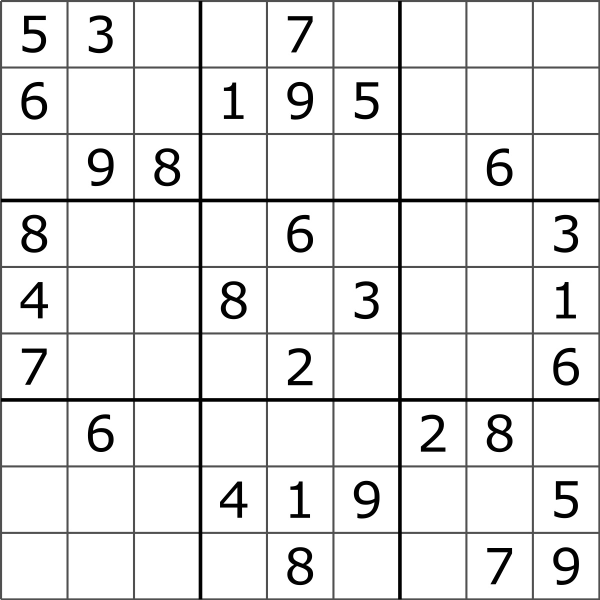
#> input picture Sudoku/Sudoku.jpg, 1200 x 1200 px, found by its file name (shown at 1/2 size)
$ jupyter execute --allow-errors OpenCV_Python.ipynb   (shell and % lines are left out)
#> lines starting #> are read from the running program, lines starting #| are printed output that depends on the picture; after the words box and inside, x2 and y2 are one past the last pixel; in counts of white or black regions, pixels touching at a corner belong together
### Image Blurring

[cell 1]
import cv2
import numpy as np
from matplotlib import pyplot as plt

img = cv2.imread('test_images\Sudoku.jpg')
#> img is the input picture: shape (1200, 1200, 3); min 0, max 255, mean 231.9

kernel = np.ones((5,5),np.float32)/25
dst = cv2.filter2D(img,-1,kernel)

plt.subplot(121),plt.imshow(img),plt.title('Original')
plt.xticks([]), plt.yticks([])
plt.subplot(122),plt.imshow(dst),plt.title('Averaging')
plt.xticks([]), plt.yticks([])
plt.show()

[cell 2]
#Project 1에 나오는 함수
def hough_lines(img, rho, theta, threshold, min_line_len, max_line_gap):
    """
    `img` should be the output of a Canny transform.

    Returns an image with hough lines drawn.
    """
    lines = cv2.HoughLinesP(img, rho, theta, threshold, np.array([]), minLineLength=min_line_len, maxLineGap=max_line_gap)
    line_img = np.zeros((img.shape[0], img.shape[1], 3), dtype=np.uint8)
    draw_lines(line_img, lines)
    return line_img

### Canny Edge Detection

[cell 3]
import cv2
import numpy as np
from matplotlib import pyplot as plt

img = cv2.imread('test_images\Sudoku.jpg',0)
#> img: shape (1200, 1200); min 0, max 255, mean 231.9
edges = cv2.Canny(img,50,200)
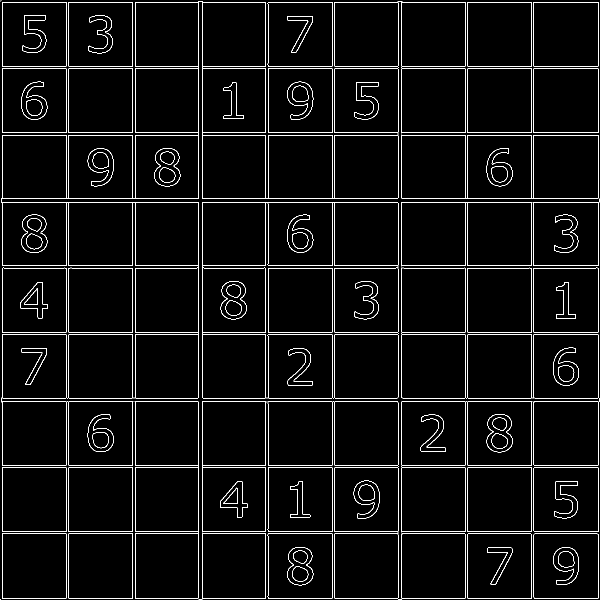
#> edges: shape (1200, 1200) (shown at 1/2 size); 3.7% white in thin lines or dots

plt.subplot(121),plt.imshow(img,cmap = 'gray')
plt.title('Original Image'), plt.xticks([]), plt.yticks([])
plt.subplot(122),plt.imshow(edges,cmap = 'gray')
plt.title('Edge Image'), plt.xticks([]), plt.yticks([])

plt.show()
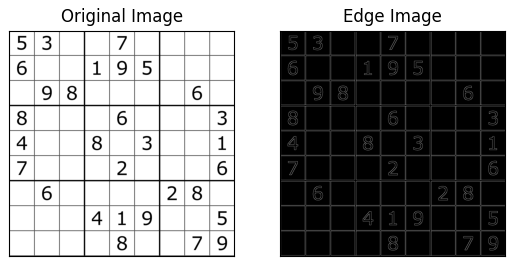
#> figure drawn by matplotlib, 2 panels

### Hough Line Transform

[cell 4]
import cv2
import numpy as np
from matplotlib import pyplot as plt

img = cv2.imread('test_images\Sudoku.jpg')
gray = cv2.cvtColor(img,cv2.COLOR_BGR2GRAY)
edges = cv2.Canny(gray,50,150,apertureSize = 3)

lines = cv2.HoughLines(edges,1,np.pi/180,150)
#> lines = 36 rows, first 8: [803, 0], [803, 1.57], [404, 0], [404, 1.57], [397, 0], [265, 1.57], [270, 1.57], [397, 1.57]
# returns an array of  values (rho,theta)
#(Image should be gray, 반경 accuracies, 각도 accuracies, the minimum length of line that should be detected)

#print(lines)
#print(lines.shape)
for line in lines:
    for rho,theta in line:
        a = np.cos(theta)
        b = np.sin(theta)
        x0 = rho*a
        y0 = rho*b
        x1 = int(x0 + 1200*(-b))
        y1 = int(y0 + 1200*(a))
        x2 = int(x0 - 1200*(-b))
        y2 = int(y0 - 1200*(a))
        cv2.line(img,(x1,y1),(x2,y2),(0,0,255),5)
#> this loop made 36 passes
#> line on passes 1 to 12: [[803, 0]], [[803, 1.57]], [[404, 0]], [[404, 1.57]], [[397, 0]], [[265, 1.57]], [[270, 1.57]], [[397, 1.57]], [[265, 0]], [[270, 0]], [[531, 0]], [[531, 1.57]]
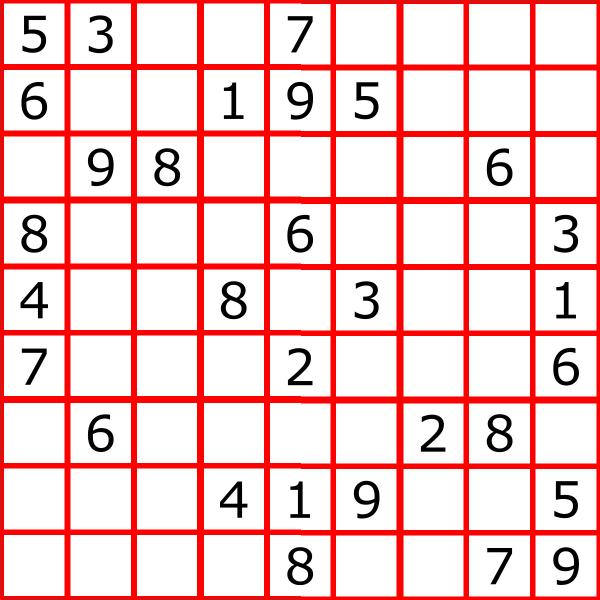
#> img: shape (1200, 1200, 3) (shown at 1/2 size); 17.64% of pixels changed, all inside (x1, y1, x2, y2) = (0, 0, 1200, 1200)

cv2.imwrite('houghlines3.jpg',img)
plt.imshow(img,cmap='gray')
plt.show()

#### Probabilistic Hough Transform
-  In previous case, you got only the parameters of lines, and you had to find all the points.
   (x1, y1, x2, y2 식을 직접 작성해야 했다.)
- it directly returns the two endpoints of lines

[cell 5]
import cv2
import numpy as np
from matplotlib import pyplot as plt

img = cv2.imread('test_images\Sudoku.jpg')
gray = cv2.cvtColor(img,cv2.COLOR_BGR2GRAY)
edges = cv2.Canny(gray,10,300,apertureSize = 3)
#> edges: shape (1200, 1200); 3.7% white in thin lines or dots
minLineLength =600 #Line segments shorter than this are rejected.
maxLineGap = 10 #Maximum allowed gap between line segments to treat them as single line

lines = cv2.HoughLinesP(edges,1,np.pi/180,90,minLineLength,maxLineGap) #(4번째 파라미터: threshold)
#> lines = 259 rows, first 6: [5, 397, 132, 397], [936, 1067, 1061, 1067], [930, 1063, 930, 935], [404, 270, 531, 270], [936, 934, 1061, 934], [404, 1063, 404, 935]
print(lines.shape) #threshold에 따라 갯수가 달라진다.
#| (259, 1, 4)
#plt.imshow(edges,cmap='gray')
#plt.show()

for line in lines:
    for x1,y1,x2,y2 in line:
        cv2.line(img,(x1,y1),(x2,y2),(0,255,0),10)
#> this loop made 259 passes

cv2.imwrite('houghlines5.jpg',img)
plt.imshow(img,cmap='gray')
plt.show()

[cell 6]
import cv2
import numpy as np

img = cv2.imread('test_images\dave.jpg')
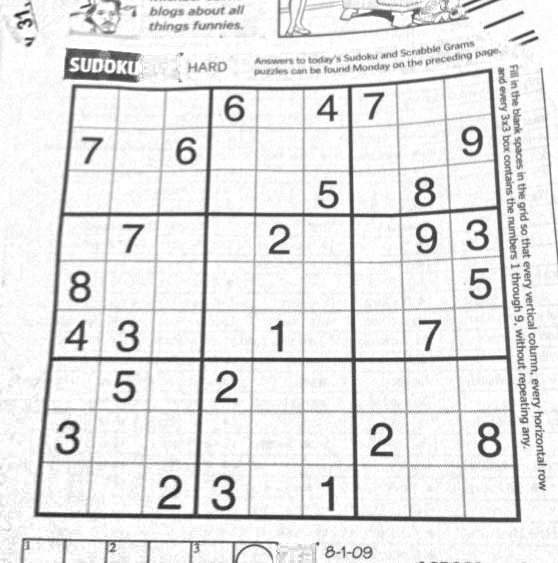
#> input picture Sudoku/dave.jpg, 558 x 563 px, found by its file name
#> img is the input picture: shape (563, 558, 3); min 26, max 255, mean 229.4
gray = cv2.cvtColor(img,cv2.COLOR_BGR2GRAY)


edges = cv2.Canny(gray,10,300,apertureSize = 3)
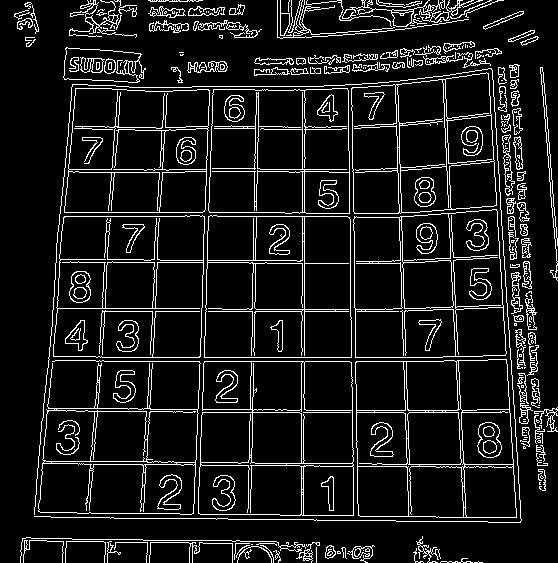
#> edges: shape (563, 558); 10.1% white in thin lines or dots
cv2.imshow('edges',edges)
#cv2.waitKey(0)

minLineLength = 300
maxLineGap = 15
lines = cv2.HoughLinesP(edges,1,np.pi/180,50,minLineLength,maxLineGap)
#> lines = 257 rows, first 6: [102, 311, 152, 311], [257, 168, 257, 142], [64, 216, 184, 216], [203, 269, 203, 241], [204, 357, 351, 357], [209, 202, 209, 180]
for line in lines:
    for x1,y1,x2,y2 in line:
        cv2.line(img,(x1,y1),(x2,y2),(0,255,0),2)
#> this loop made 257 passes
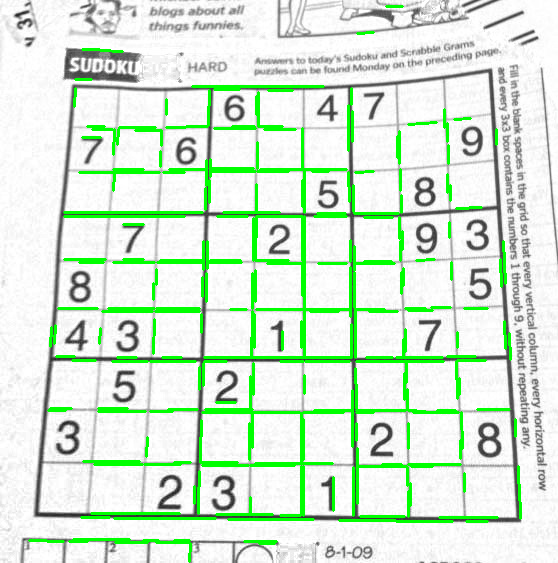
#> img: shape (563, 558, 3); 7.93% of pixels changed, all inside (x1, y1, x2, y2) = (28, 5, 522, 563)

plt.imshow(img,cmap='gray')
plt.show()
#cv2.waitKey(0)

### geometric shapes with OpenCV : cv2.line, cv2.circle(), cv2.putText()

[cell 7]
# Create a black image
img = np.zeros((512,512,3), np.uint8)

# Draw a diagonal blue line with thickness of 5 px
cv2.line(img,(0,0),(511,511),(0,255,0),15) #(img,Starting point, End point,(R,G,B),Thickness)
#> img: shape (512, 512, 3)
cv2.line(img,(511,0),(0,256),(255,0,0),5)

cv2.circle(img,(447,256), 63, (0,0,255), -1)

plt.imshow(img)
plt.show()

[cell 8]
import matplotlib.pyplot as plt
import matplotlib.image as mpimg
import numpy as np
import cv2
import os
os.listdir("test_images/")

img = cv2.imread('test_images/solidWhiteRight.jpg')
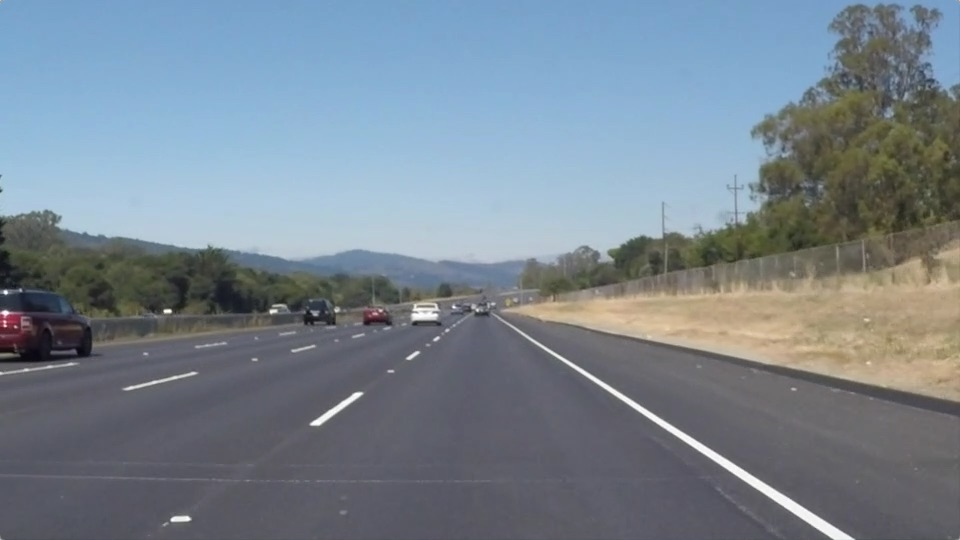
#> input picture test_images/solidWhiteRight.jpg, 960 x 540 px
#> img is the input picture: shape (540, 960, 3); mean B, G, R 143.7, 132.6, 120.3
grayScale = cv2.cvtColor(img, cv2.COLOR_RGB2GRAY)
edges = cv2.Canny(grayScale,200,300)
#> edges: shape (540, 960); 0.72% white in thin lines or dots, all inside (x1, y1, x2, y2) = (0, 70, 960, 540)
GaussianB = cv2.GaussianBlur(grayScale, (5, 5), 0)
#hough_lines(edges, 3, 30, 5, 30, 20)#(edges, rho, theta, threshold, min_line_len, max_line_gap):
#draw_lines(img, lines, color=[255, 0, 0], thickness=2)

plt.figure(figsize=(20,10)) #
plt.subplot(221),plt.imshow(grayScale,cmap = 'gray'), plt.axis('off')
plt.subplot(223),plt.imshow(GaussianB,cmap = 'gray'), plt.axis('off')
plt.subplot(224),plt.imshow(edges,cmap = 'gray'), plt.axis('off')

#canny(image, 0, 50)
#plt.imshow(image)

### Reference

https://docs.opencv.org/3.0-beta/doc/py_tutorials/py_imgproc/py_houghlines/py_houghlines.html#py-hough-lines
https://docs.opencv.org/3.0-beta/doc/py_tutorials/py_imgproc/py_canny/py_canny.html?highlight=canny

[cell 9]
#importing some useful packages
import matplotlib.pyplot as plt
import matplotlib.image as mpimg
import numpy as np
import cv2

from PIL import Image #

[cell 10]
import math

#Function for averange of a list calculation (output - int)
def mean(L):
    if math.isnan(sum(L)) or len(L)==0:
        return 0
    else:
        return int(sum(L) / float(len(L)))

def region_of_interest(img, vertices):
    """
    Applies an image mask.

    Only keeps the region of the image defined by the polygon
    formed from `vertices`. The rest of the image is set to black.
    """
    #defining a blank mask to start with
    mask = np.zeros_like(img)

    #defining a 3 channel or 1 channel color to fill the mask with depending on the input image
    if len(img.shape) > 2:
        channel_count = img.shape[2]  # i.e. 3 or 4 depending on your image
        ignore_mask_color = (255,) * channel_count
    else:
        ignore_mask_color = 255

    #filling pixels inside the polygon defined by "vertices" with the fill color
    cv2.fillPoly(mask, vertices, ignore_mask_color)

    #returning the image only where mask pixels are nonzero
    masked_image = cv2.bitwise_and(img, mask)
    return masked_image

[cell 11]
# 필요한 파라메터 들
img = cv2.imread('test_images/whiteCarLaneSwitch.jpg')
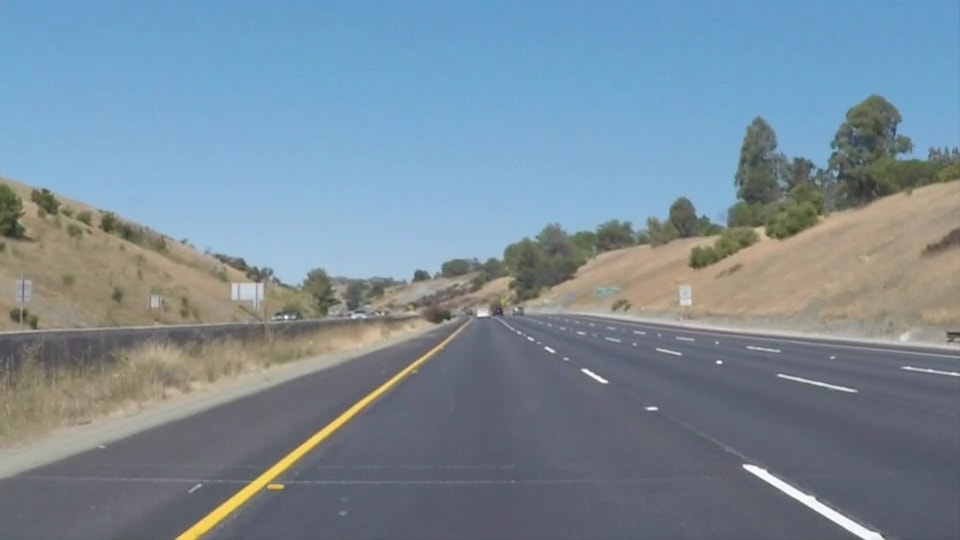
#> input picture test_images/whiteCarLaneSwitch.jpg, 960 x 540 px
#> img is the input picture: shape (540, 960, 3); mean B, G, R 152.9, 139.4, 121.2

img = np.copy(img)*0
#> img: shape (540, 960, 3); every value is 0

left_prev=0
right_prev=0
left_prev_bottom=0
right_prev_bottom=0

left_bound = 460
right_bound = 520
red_threshold = 210
green_threshold = 200
blue_threshold = 190

kernel_size = 1
low_threshold = 10
high_threshold = 30

#Initial guess on x-coordinates of top edges of roi
left_bound = 460
right_bound = 520

imshape = img.shape
#> imshape = (540, 960, 3)
#If we process the first frame of a video, we need to set initial guess of the roi position
global low_y
global high_y

#For the challenge video we have to crop frames
if imshape[0]>700: #세로 길이가 720일 경우
    low_y=int(imshape[0]*0.94)
    high_y=int(imshape[0]/2*1.25)
else:              #세로 길이가 540일 경우
    high_y=int(imshape[0]/2*1.18)
#> high_y = 318
    low_y=int(imshape[0])
#> low_y = 540

vert=np.array([[(int(imshape[1]*0.05),low_y), (left_bound,high_y),(right_bound,high_y), (int(imshape[1]*0.95),low_y)]], dtype=np.int32)
color_select = np.copy(img)
rgb_threshold = [red_threshold, green_threshold, blue_threshold]

#Add white pixels
thresholds = (img[:,:,0] > rgb_threshold[0])|(img[:,:,1] > rgb_threshold[1])|(img[:,:,2] > rgb_threshold[2])
#> thresholds: shape (540, 960) bool; every value is 0
#Add yellow pixels, essential for the challenge task
thresholds = thresholds|((img[:,:,0] > 80)&(img[:,:,1] > 80)&(img[:,:,2] < 60))
color_select[thresholds==0] = [0,0,0]
gray = cv2.cvtColor(color_select,cv2.COLOR_BGR2GRAY)
gray = cv2.equalizeHist(gray) #<------------------------------
gray = cv2.GaussianBlur(gray,(1, 1),0)
edges = cv2.Canny(gray, low_threshold, high_threshold)

roi=region_of_interest(edges, vert)
#> in region_of_interest, `cv2.fillPoly(mask, vertices, ignore_mask_color)`:
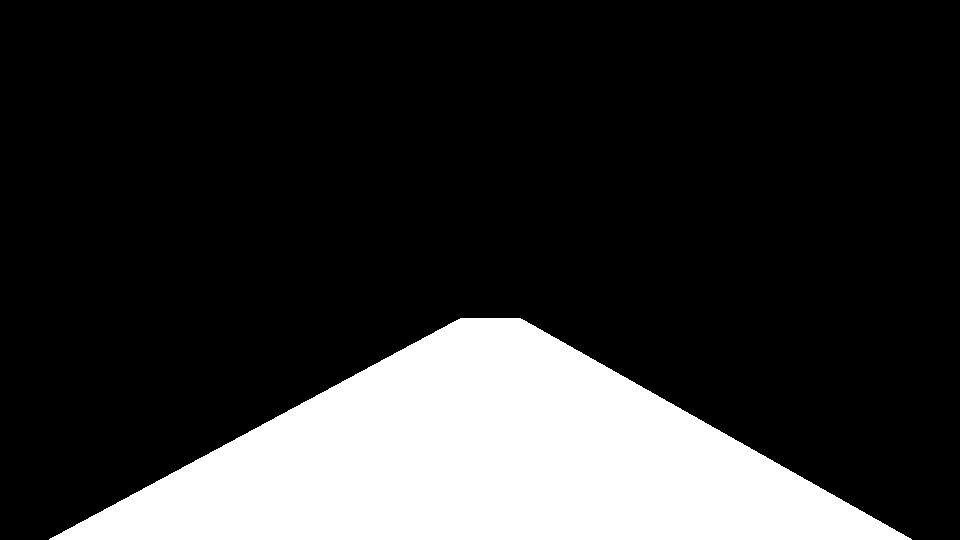
#> mask: shape (540, 960); 19.8% white; 1 white region, box (x1, y1, x2, y2) and area: (49, 318, 912, 540) 102744
lines = cv2.HoughLinesP(roi, 1, 1*np.pi/180, 25, np.array([]), 10, 20)
#> lines = None

[cell 12]
#Draw_lins()함수

line_image = np.copy(img)*0
global left_prev
global right_prev
global left_prev_bottom
global right_prev_bottom

#Line is y=k*x+b
left_line=[]
left_k=[] #기울기
right_line=[]
right_k=[] #기울기

#> (the rest of this cell did not finish here and is left out)

[cell 13]
color=[255, 0, 0]
thickness=10
#LPF parameter
alpha=0.3

points=[]

low_x=[]
high_x=[]
for i,k in enumerate(left_k):
    for x1,y1,x2,y2 in left_line[i]:
        b=y1-k*x1
        low_x.append((low_y-b)/k)
        high_x.append((high_y-b)/k)
#> after the loop, high_x = []; low_x = []
m_low_x=mean(low_x)
#> m_low_x = 0
m_high_x=mean(high_x)
#> m_high_x = 0

#If we are lost, use prev known
if m_low_x == 0:
    m_low_x=left_prev_bottom
if m_high_x == 0:
    m_high_x=left_prev
points.append(m_low_x)
points.append(m_high_x)

print(m_low_x), print(m_high_x)

low_x=[]
high_x=[]
for i,k in enumerate(right_k):
    for x1,y1,x2,y2 in right_line[i]:
        b=y1-k*x1
        low_x.append((low_y-b)/k)
        high_x.append((high_y-b)/k)
m_low_x=mean(low_x)
m_high_x=mean(high_x)

#If we are lost, use prev known
if m_low_x == 0:
    m_low_x=right_prev_bottom
if m_high_x == 0:
    m_high_x=right_prev
points.append(m_low_x)
points.append(m_high_x)

print(m_low_x), print(m_high_x)
print(points)

#LPF for the top x position of lanes
if left_prev==0:
    left_prev_bottom=points[0]
    left_prev=points[1]
    right_prev_bottom=points[2]
    right_prev=points[3]
else:
    points[0]=int((1-alpha)*left_prev_bottom+alpha*points[0])
    points[1]=int((1-alpha)*left_prev+alpha*points[1])
    points[2]=int((1-alpha)*right_prev_bottom+alpha*points[2])
    points[3]=int((1-alpha)*right_prev+alpha*points[3])
    left_prev_bottom=points[0]
    left_prev=points[1]
    right_prev_bottom=points[2]
    right_prev=points[3]
cv2.line(img, (points[0], low_y), (points[1], high_y), color, thickness)
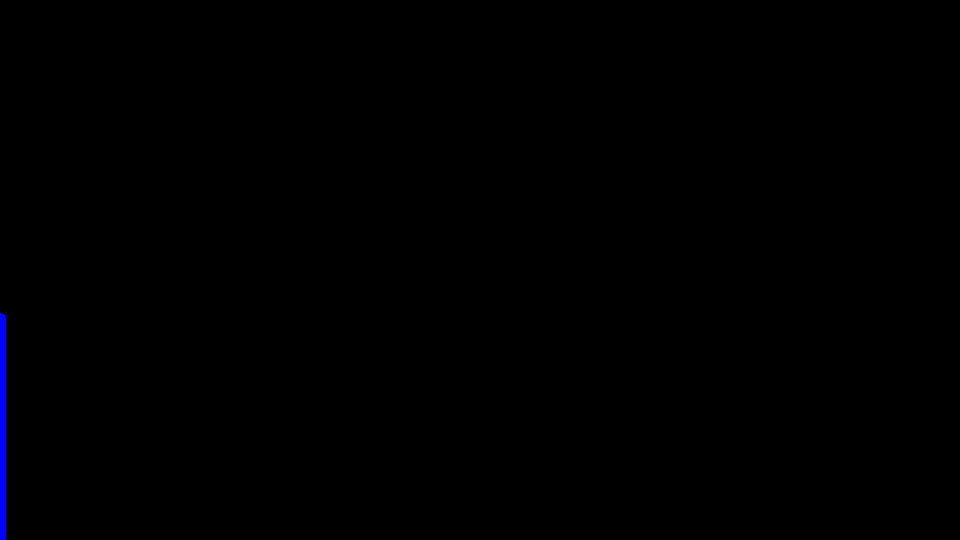
#> img: shape (540, 960, 3); mean B, G, R 0.7, 0, 0
cv2.line(img, (points[2], low_y), (points[3], high_y), color, thickness)


#Set new roi vertices
global left_bound
global right_bound
left_bound=points[1]-30
right_bound=points[3]+30
